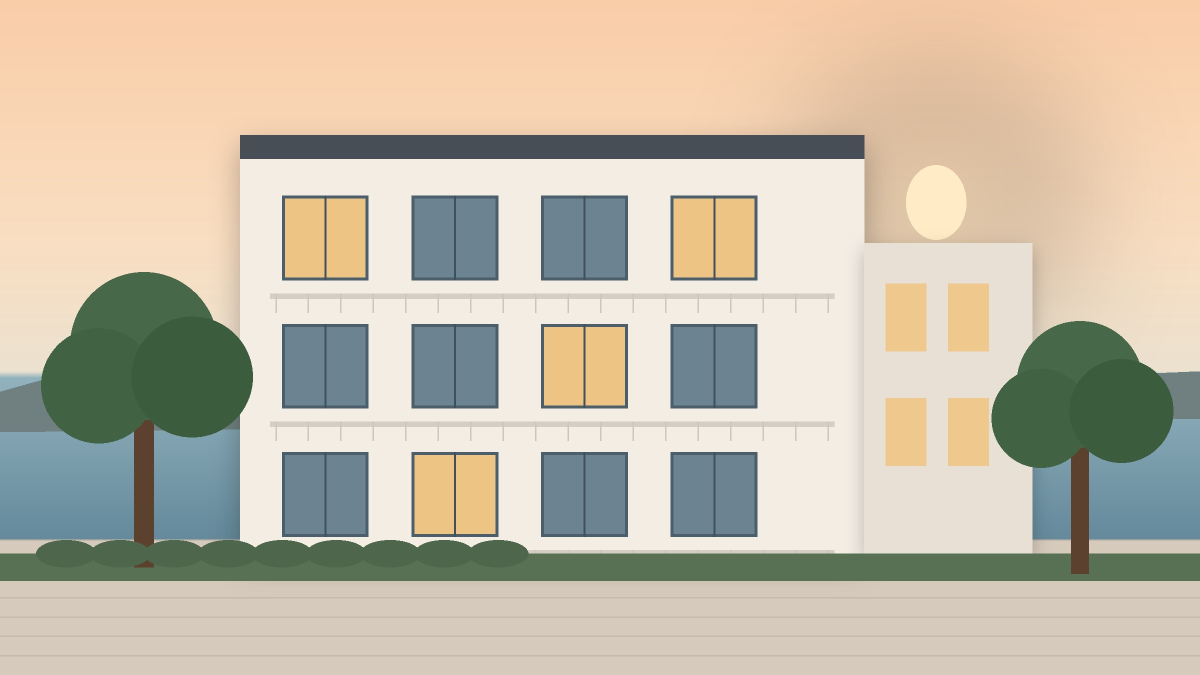
#> input picture ai-property-video-generator/sample_data/images/01-exterior.jpg, 2400 x 1350 px (shown at 1/2 size)
$ python -i images.py   (imports and definitions only)
#> lines starting #> are read from the running program, lines starting #| are printed output that depends on the picture
### ai-property-video-generator/services/logging_setup.py
"""Logging with secret redaction.

Two defences keep credentials out of logs:

1. Every secret value the app knows about is registered with the redaction
   filter, so an accidental ``logger.info(key)`` is scrubbed.
2. Pattern-based scrubbing catches ``Authorization: Bearer ...``,
   ``x-goog-api-key: ...``, ``api_key=...`` and ``?key=...`` even for values the
   app does not hold (for example a key typed into Settings but not yet saved).

The filter is installed on both the console and file handlers.
"""

from __future__ import annotations

import logging
import logging.handlers
import re
import threading
from pathlib import Path

_SECRETS: set[str] = set()
_LOCK = threading.Lock()

_PATTERNS = [
    re.compile(r"(?i)(authorization\s*:\s*bearer\s+)[^\s,;\"']+"),
    re.compile(r"(?i)(x-goog-api-key\s*:\s*)[^\s,;\"']+"),
    re.compile(r"(?i)(xi-api-key\s*:\s*)[^\s,;\"']+"),
    re.compile(r"(?i)(api[_-]?key[\"']?\s*[:=]\s*[\"']?)[A-Za-z0-9_\-]{8,}"),
    re.compile(r"(?i)([?&](?:key|api_key|apikey)=)[^&\s\"']+"),
    re.compile(r"(?i)(bearer\s+)[A-Za-z0-9._\-]{12,}"),
]


# [6 lines left out: function register_secret, not called in this run]


def clear_registered_secrets() -> None:
    with _LOCK:
        _SECRETS.clear()


# [11 lines left out: function redact, not called in this run]


class RedactionFilter(logging.Filter):
    # [46 lines left out: functions filter, setup_logging, not called in this run]


def get_logger(name: str = "apvg") -> logging.Logger:
    if not name.startswith("apvg"):
        name = f"apvg.{name}"
    return logging.getLogger(name)

### ai-property-video-generator/services/images.py
"""Image handling.

Every upload is fully decoded and re-encoded before use. That does three things:

* a file with an image extension but no valid image data is rejected early;
* EXIF metadata (including GPS coordinates) is dropped;
* all formats converge to sRGB JPEG, which FFmpeg/Pillow handle predictably.

Filenames are chosen by the app (``image01.jpg``), never derived from user input.
"""

from __future__ import annotations

import io
from pathlib import Path

from PIL import Image, ImageOps, UnidentifiedImageError

from services.errors import ImageError
from services.logging_setup import get_logger

log = get_logger("images")

MAX_STORED_SIDE = 2560  # plenty for 1080p output, keeps render memory sane
THUMB_SIZE = (480, 270)


# [52 lines left out: functions _open_verified, normalise_image, not called in this run]


def make_thumbnail(src: Path, dest: Path, size: tuple[int, int] = THUMB_SIZE) -> Path:
#> called with src = '../sample_data/images/01-exterior.jpg', dest = 'out.png', size = (480, 270)
    with Image.open(src) as image:
#> image is the input picture: PIL image 2400x1350 RGB; mean R, G, B 198, 188.4, 169.8
        image = image.convert("RGB")
        thumb = cover_resize(image, size)
        dest.parent.mkdir(parents=True, exist_ok=True)
        thumb.save(dest, format="JPEG", quality=85)
    return dest


def cover_resize(image: Image.Image, size: tuple[int, int]) -> Image.Image:
    """Scale + centre-crop to exactly ``size`` (no stretching, no letterboxing)."""
#> called with size = (480, 270)
    target_w, target_h = size
    src_w, src_h = image.size
#> src_w = 2400; src_h = 1350
    if src_w <= 0 or src_h <= 0:
        return Image.new("RGB", size, (24, 28, 36))
    scale = max(target_w / src_w, target_h / src_h)
#> scale = 0.2
    new_size = (max(1, int(round(src_w * scale))), max(1, int(round(src_h * scale))))
#> new_size = (480, 270)
    resized = image.resize(new_size, Image.LANCZOS)
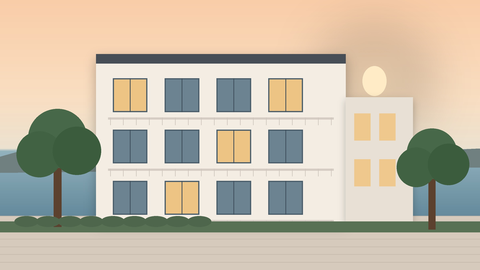
#> resized: PIL image 480x270 RGB; mean R, G, B 198, 188.4, 169.8
    left = (resized.width - target_w) // 2
#> left = 0
    top = (resized.height - target_h) // 2
#> top = 0
    return resized.crop((left, top, left + target_w, top + target_h))


def image_dimensions(path: Path) -> tuple[int, int]:
    with Image.open(path) as image:
        return image.size

#> (the run stopped early here; a loop or call above may not have finished)

$ run again, on ai-property-video-generator/sample_data/images/02-living-room.jpg
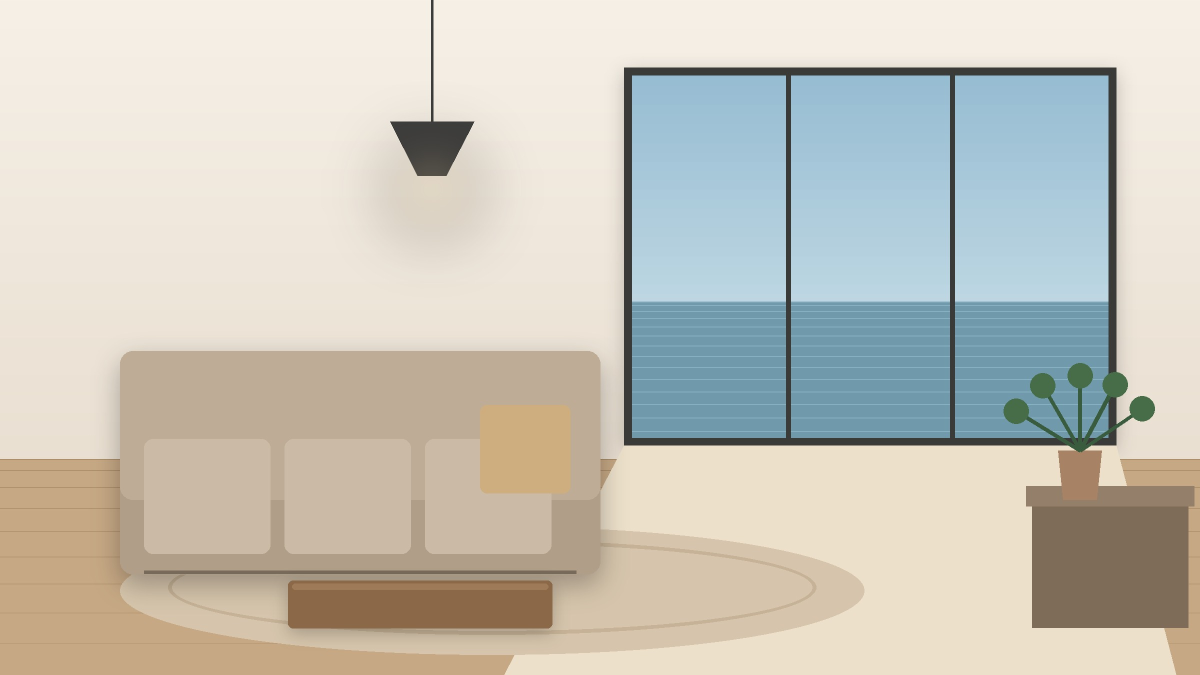
#> input picture ai-property-video-generator/sample_data/images/02-living-room.jpg, 2400 x 1350 px (shown at 1/2 size)
#> in make_thumbnail, image is the input picture: PIL image 2400x1350 RGB; mean R, G, B 200, 197.1, 186.6
#> in cover_resize, `resized = image.resize(new_size, Image.LANCZOS)`:
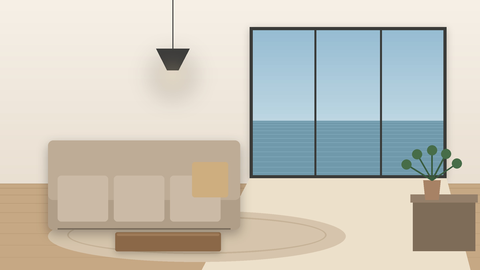
#> resized: PIL image 480x270 RGB; mean R, G, B 200, 197.1, 186.6

$ run again, on ai-property-video-generator/sample_data/images/03-kitchen.jpg
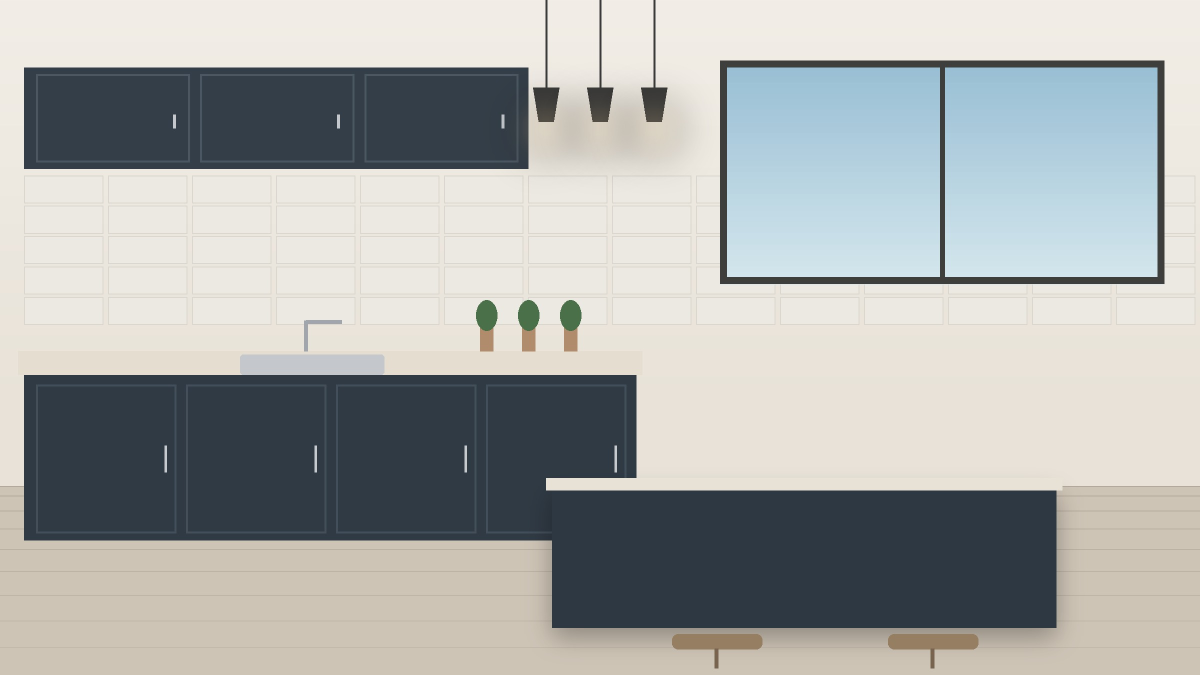
#> input picture ai-property-video-generator/sample_data/images/03-kitchen.jpg, 2400 x 1350 px (shown at 1/2 size)
#> in make_thumbnail, image is the input picture: PIL image 2400x1350 RGB; mean R, G, B 170.6, 172.8, 170.8
#> in cover_resize, `resized = image.resize(new_size, Image.LANCZOS)`:
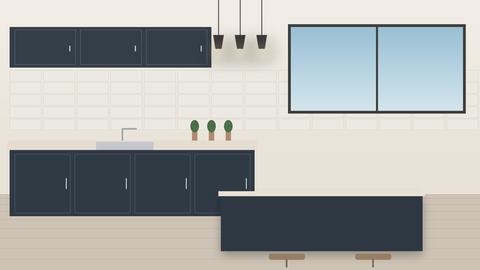
#> resized: PIL image 480x270 RGB; mean R, G, B 170.6, 172.8, 170.8

$ run again, on ai-property-video-generator/sample_data/images/04-bedroom.jpg
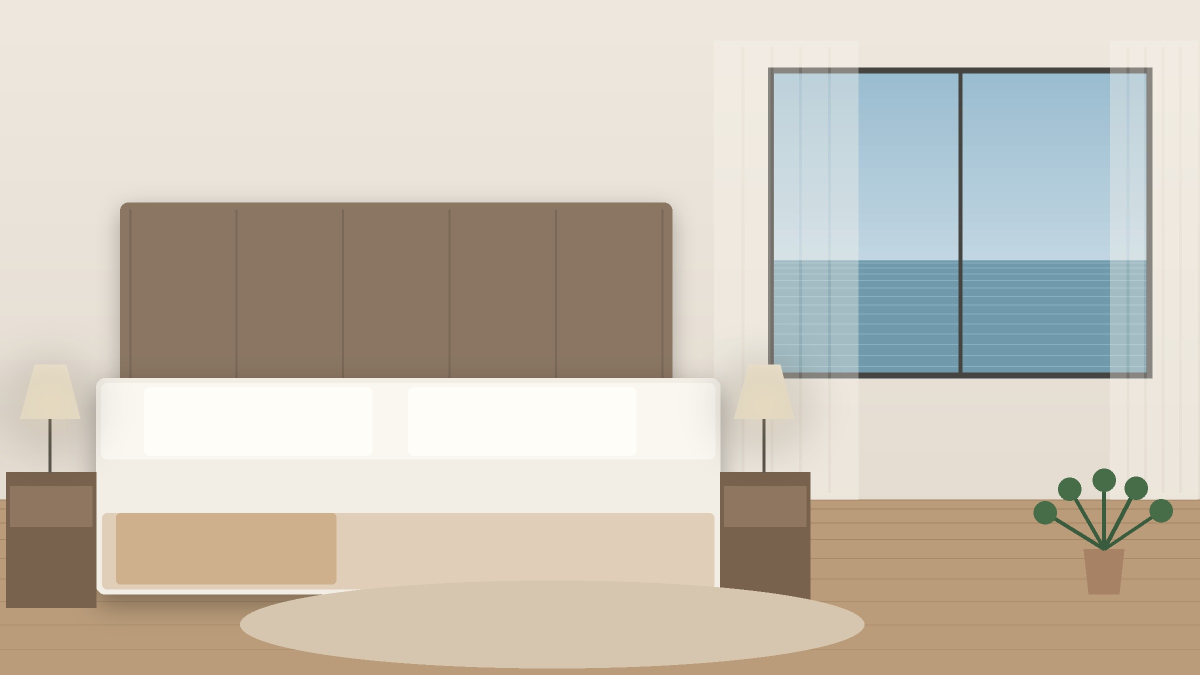
#> input picture ai-property-video-generator/sample_data/images/04-bedroom.jpg, 2400 x 1350 px (shown at 1/2 size)
#> in make_thumbnail, image is the input picture: PIL image 2400x1350 RGB; mean R, G, B 201.3, 193.7, 181.3
#> in cover_resize, `resized = image.resize(new_size, Image.LANCZOS)`:
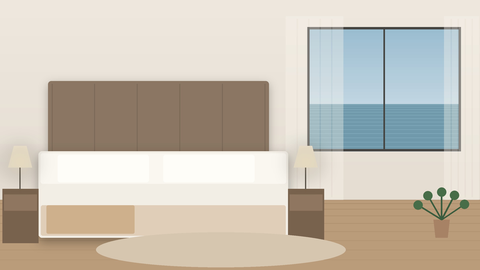
#> resized: PIL image 480x270 RGB; mean R, G, B 201.3, 193.7, 181.3
